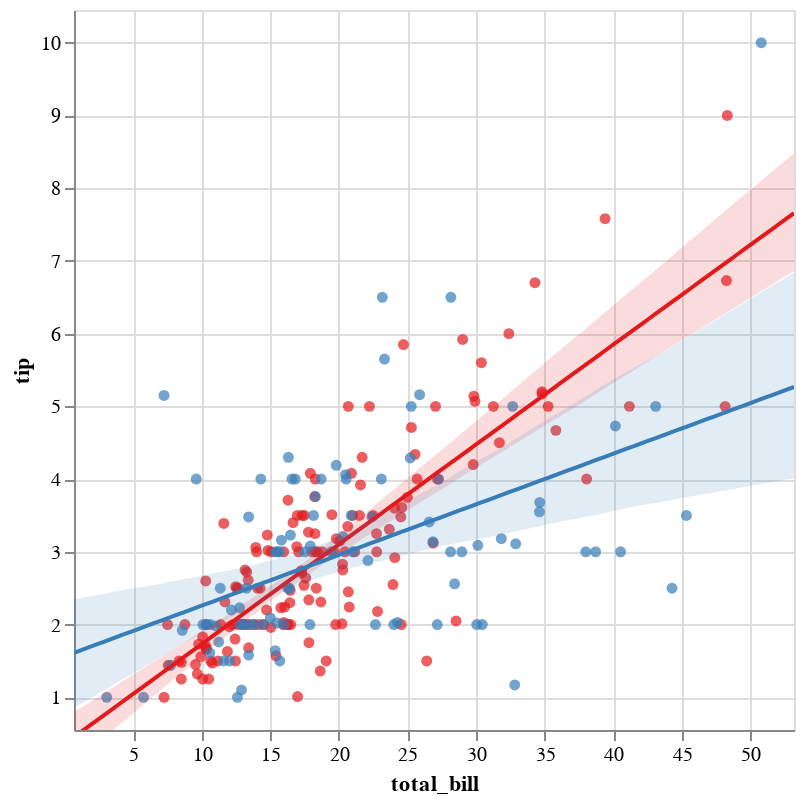

Here is the notebook cell this chart was saved with:
### Code cell
display(salt.lmplot(x="total_bill", y="tip", hue="smoker", data=tips, palette="Set1"))
g = sns.lmplot(x="total_bill", y="tip", hue="smoker", data=tips, palette="Set1")

### Figure 1 — Vega-Lite specification as saved in the notebook (floating-point values rounded to 4 significant figures; data arrays with more than 128 entries replaced by an {"elided": "..."} marker saying what was removed)
{"$schema": "https://vega.github.io/schema/vega-lite/v2.4.1.json", "config": {"view": {"height": 300, "width": 400}}, "height": 360, "layer": [{"data": {"values": {"elided": "151 records"}}, "encoding": {"color": {"value": "rgba(228,26,28,1)"}, "x": {"axis": {"title": "total_bill"}, "field": "total_bill", "scale": {"domain": [0.683, 53.2], "nice": false}, "type": "quantitative"}, "y": {"axis": {"title": "tip"}, "field": "tip", "scale": {"domain": [0.55, 10.45], "nice": false}, "type": "quantitative"}}, "mark": {"clip": true, "filled": true, "type": "point"}}, {"data": {"values": [{"day": "Sat", "sex": "Male", "size": 4, "smoker": "Yes", "time": "Dinner", "tip": 3, "total_bill": 38.01}, {"day": "Sat", "sex": "Male", "size": 2, "smoker": "Yes", "time": "Dinner", "tip": 1.76, "total_bill": 11.24}, {"day": "Sat", "sex": "Male", "size": 2, "smoker": "Yes", "time": "Dinner", "tip": 3.21, "total_bill": 20.29}, {"day": "Sat", "sex": "Male", "size": 2, "smoker": "Yes", "time": "Dinner", "tip": 2, "total_bill": 13.81}, {"day": "Sat", "sex": "Male", "size": 2, "smoker": "Yes", "time": "Dinner", "tip": 1.98, "total_bill": 11.02}, {"day": "Sat", "sex": "Male", "size": 4, "smoker": "Yes", "time": "Dinner", "tip": 3.76, "total_bill": 18.29}, {"day": "Sat", "sex": "Female", "size": 1, "smoker": "Yes", "time": "Dinner", "tip": 1, "total_bill": 3.07}, {"day": "Sat", "sex": "Male", "size": 2, "smoker": "Yes", "time": "Dinner", "tip": 2.09, "total_bill": 15.01}, {"day": "Sat", "sex": "Female", "size": 2, "smoker": "Yes", "time": "Dinner", "tip": 3.14, "total_bill": 26.86}, {"day": "Sat", "sex": "Female", "size": 2, "smoker": "Yes", "time": "Dinner", "tip": 5, "total_bill": 25.28}, {"day": "Sat", "sex": "Male", "size": 2, "smoker": "Yes", "time": "Dinner", "tip": 3.08, "total_bill": 17.92}, {"day": "Thur", "sex": "Male", "size": 2, "smoker": "Yes", "time": "Lunch", "tip": 3, "total_bill": 19.44}, {"day": "Thur", "sex": "Male", "size": 2, "smoker": "Yes", "time": "Lunch", "tip": 5, "total_bill": 32.68}, {"day": "Fri", "sex": "Male", "size": 2, "smoker": "Yes", "time": "Dinner", "tip": 3, "total_bill": 28.97}, {"day": "Fri", "sex": "Female", "size": 2, "smoker": "Yes", "time": "Dinner", "tip": 1, "total_bill": 5.75}, {"day": "Fri", "sex": "Female", "size": 2, "smoker": "Yes", "time": "Dinner", "tip": 4.3, "total_bill": 16.32}, {"day": "Fri", "sex": "Male", "size": 4, "smoker": "Yes", "time": "Dinner", "tip": 4.73, "total_bill": 40.17}, {"day": "Fri", "sex": "Male", "size": 2, "smoker": "Yes", "time": "Dinner", "tip": 4, "total_bill": 27.28}, {"day": "Fri", "sex": "Male", "size": 2, "smoker": "Yes", "time": "Dinner", "tip": 1.5, "total_bill": 12.03}, {"day": "Fri", "sex": "Male", "size": 2, "smoker": "Yes", "time": "Dinner", "tip": 3, "total_bill": 21.01}, {"day": "Fri", "sex": "Female", "size": 2, "smoker": "Yes", "time": "Dinner", "tip": 2.5, "total_bill": 11.35}, {"day": "Fri", "sex": "Female", "size": 2, "smoker": "Yes", "time": "Dinner", "tip": 3, "total_bill": 15.38}, {"day": "Sat", "sex": "Female", "size": 3, "smoker": "Yes", "time": "Dinner", "tip": 2.5, "total_bill": 44.3}, {"day": "Sat", "sex": "Female", "size": 2, "smoker": "Yes", "time": "Dinner", "tip": 3.48, "total_bill": 22.42}, {"day": "Sat", "sex": "Male", "size": 2, "smoker": "Yes", "time": "Dinner", "tip": 1.64, "total_bill": 15.36}, {"day": "Sat", "sex": "Male", "size": 2, "smoker": "Yes", "time": "Dinner", "tip": 4.06, "total_bill": 20.49}, {"day": "Sat", "sex": "Male", "size": 2, "smoker": "Yes", "time": "Dinner", "tip": 4.29, "total_bill": 25.21}, {"day": "Sat", "sex": "Female", "size": 2, "smoker": "Yes", "time": "Dinner", "tip": 4, "total_bill": 14.31}, {"day": "Thur", "sex": "Male", "size": 2, "smoker": "Yes", "time": "Lunch", "tip": 2, "total_bill": 16}, {"day": "Sun", "sex": "Female", "size": 2, "smoker": "Yes", "time": "Dinner", "tip": 3, "total_bill": 17.51}, {"day": "Sat", "sex": "Female", "size": 2, "smoker": "Yes", "time": "Dinner", "tip": 1.61, "total_bill": 10.59}, {"day": "Sat", "sex": "Female", "size": 2, "smoker": "Yes", "time": "Dinner", "tip": 2, "total_bill": 10.63}, {"day": "Sat", "sex": "Male", "size": 3, "smoker": "Yes", "time": "Dinner", "tip": 10, "total_bill": 50.81}, {"day": "Sat", "sex": "Male", "size": 2, "smoker": "Yes", "time": "Dinner", "tip": 3.16, "total_bill": 15.81}, {"day": "Sun", "sex": "Male", "size": 2, "smoker": "Yes", "time": "Dinner", "tip": 5.15, "total_bill": 7.25}, {"day": "Sun", "sex": "Male", "size": 2, "smoker": "Yes", "time": "Dinner", "tip": 3.18, "total_bill": 31.85}, {"day": "Sun", "sex": "Male", "size": 2, "smoker": "Yes", "time": "Dinner", "tip": 4, "total_bill": 16.82}, {"day": "Sun", "sex": "Male", "size": 2, "smoker": "Yes", "time": "Dinner", "tip": 3.11, "total_bill": 32.9}, {"day": "Sun", "sex": "Male", "size": 2, "smoker": "Yes", "time": "Dinner", "tip": 2, "total_bill": 17.89}, {"day": "Sun", "sex": "Male", "size": 2, "smoker": "Yes", "time": "Dinner", "tip": 2, "total_bill": 14.48}, {"day": "Sun", "sex": "Female", "size": 2, "smoker": "Yes", "time": "Dinner", "tip": 4, "total_bill": 9.6}, {"day": "Sun", "sex": "Male", "size": 2, "smoker": "Yes", "time": "Dinner", "tip": 3.55, "total_bill": 34.63}, {"day": "Sun", "sex": "Male", "size": 4, "smoker": "Yes", "time": "Dinner", "tip": 3.68, "total_bill": 34.65}, {"day": "Sun", "sex": "Male", "size": 2, "smoker": "Yes", "time": "Dinner", "tip": 5.65, "total_bill": 23.33}, {"day": "Sun", "sex": "Male", "size": 3, "smoker": "Yes", "time": "Dinner", "tip": 3.5, "total_bill": 45.35}, {"day": "Sun", "sex": "Male", "size": 4, "smoker": "Yes", "time": "Dinner", "tip": 6.5, "total_bill": 23.17}, {"day": "Sun", "sex": "Male", "size": 2, "smoker": "Yes", "time": "Dinner", "tip": 3, "total_bill": 40.55}, {"day": "Sun", "sex": "Female", "size": 3, "smoker": "Yes", "time": "Dinner", "tip": 3.5, "total_bill": 20.9}, {"day": "Sun", "sex": "Male", "size": 5, "smoker": "Yes", "time": "Dinner", "tip": 2, "total_bill": 30.46}, {"day": "Sun", "sex": "Female", "size": 3, "smoker": "Yes", "time": "Dinner", "tip": 3.5, "total_bill": 18.15}, {"day": "Sun", "sex": "Male", "size": 3, "smoker": "Yes", "time": "Dinner", "tip": 4, "total_bill": 23.1}, {"day": "Sun", "sex": "Male", "size": 2, "smoker": "Yes", "time": "Dinner", "tip": 1.5, "total_bill": 15.69}, {"day": "Thur", "sex": "Female", "size": 2, "smoker": "Yes", "time": "Lunch", "tip": 4.19, "total_bill": 19.81}, {"day": "Thur", "sex": "Male", "size": 2, "smoker": "Yes", "time": "Lunch", "tip": 2.56, "total_bill": 28.44}, {"day": "Thur", "sex": "Male", "size": 2, "smoker": "Yes", "time": "Lunch", "tip": 2.02, "total_bill": 15.48}, {"day": "Thur", "sex": "Male", "size": 2, "smoker": "Yes", "time": "Lunch", "tip": 4, "total_bill": 16.58}, {"day": "Thur", "sex": "Male", "size": 2, "smoker": "Yes", "time": "Lunch", "tip": 2, "total_bill": 10.34}, {"day": "Thur", "sex": "Female", "size": 4, "smoker": "Yes", "time": "Lunch", "tip": 5, "total_bill": 43.11}, {"day": "Thur", "sex": "Female", "size": 2, "smoker": "Yes", "time": "Lunch", "tip": 2, "total_bill": 13}, {"day": "Thur", "sex": "Male", "size": 2, "smoker": "Yes", "time": "Lunch", "tip": 2, "total_bill": 13.51}, {"day": "Thur", "sex": "Male", "size": 3, "smoker": "Yes", "time": "Lunch", "tip": 4, "total_bill": 18.71}, {"day": "Thur", "sex": "Female", "size": 2, "smoker": "Yes", "time": "Lunch", "tip": 2.01, "total_bill": 12.74}, {"day": "Thur", "sex": "Female", "size": 2, "smoker": "Yes", "time": "Lunch", "tip": 2, "total_bill": 13}, {"day": "Thur", "sex": "Female", "size": 2, "smoker": "Yes", "time": "Lunch", "tip": 2.5, "total_bill": 16.4}, {"day": "Thur", "sex": "Male", "size": 4, "smoker": "Yes", "time": "Lunch", "tip": 4, "total_bill": 20.53}, {"day": "Thur", "sex": "Female", "size": 3, "smoker": "Yes", "time": "Lunch", "tip": 3.23, "total_bill": 16.47}, {"day": "Sat", "sex": "Male", "size": 3, "smoker": "Yes", "time": "Dinner", "tip": 3.41, "total_bill": 26.59}, {"day": "Sat", "sex": "Male", "size": 4, "smoker": "Yes", "time": "Dinner", "tip": 3, "total_bill": 38.73}, {"day": "Sat", "sex": "Male", "size": 2, "smoker": "Yes", "time": "Dinner", "tip": 2.03, "total_bill": 24.27}, {"day": "Sat", "sex": "Female", "size": 2, "smoker": "Yes", "time": "Dinner", "tip": 2.23, "total_bill": 12.76}, {"day": "Sat", "sex": "Male", "size": 3, "smoker": "Yes", "time": "Dinner", "tip": 2, "total_bill": 30.06}, {"day": "Sat", "sex": "Male", "size": 4, "smoker": "Yes", "time": "Dinner", "tip": 5.16, "total_bill": 25.89}, {"day": "Sat", "sex": "Female", "size": 2, "smoker": "Yes", "time": "Dinner", "tip": 2.5, "total_bill": 13.27}, {"day": "Sat", "sex": "Female", "size": 3, "smoker": "Yes", "time": "Dinner", "tip": 6.5, "total_bill": 28.17}, {"day": "Sat", "sex": "Female", "size": 2, "smoker": "Yes", "time": "Dinner", "tip": 1.1, "total_bill": 12.9}, {"day": "Sat", "sex": "Male", "size": 5, "smoker": "Yes", "time": "Dinner", "tip": 3, "total_bill": 28.15}, {"day": "Sat", "sex": "Male", "size": 2, "smoker": "Yes", "time": "Dinner", "tip": 1.5, "total_bill": 11.59}, {"day": "Sat", "sex": "Male", "size": 2, "smoker": "Yes", "time": "Dinner", "tip": 1.44, "total_bill": 7.74}, {"day": "Sat", "sex": "Female", "size": 4, "smoker": "Yes", "time": "Dinner", "tip": 3.09, "total_bill": 30.14}, {"day": "Fri", "sex": "Male", "size": 2, "smoker": "Yes", "time": "Lunch", "tip": 2.2, "total_bill": 12.16}, {"day": "Fri", "sex": "Female", "size": 2, "smoker": "Yes", "time": "Lunch", "tip": 3.48, "total_bill": 13.42}, {"day": "Fri", "sex": "Male", "size": 1, "smoker": "Yes", "time": "Lunch", "tip": 1.92, "total_bill": 8.58}, {"day": "Fri", "sex": "Male", "size": 2, "smoker": "Yes", "time": "Lunch", "tip": 1.58, "total_bill": 13.42}, {"day": "Fri", "sex": "Female", "size": 2, "smoker": "Yes", "time": "Lunch", "tip": 2.5, "total_bill": 16.27}, {"day": "Fri", "sex": "Female", "size": 2, "smoker": "Yes", "time": "Lunch", "tip": 2, "total_bill": 10.09}, {"day": "Sat", "sex": "Female", "size": 2, "smoker": "Yes", "time": "Dinner", "tip": 2.88, "total_bill": 22.12}, {"day": "Sat", "sex": "Male", "size": 4, "smoker": "Yes", "time": "Dinner", "tip": 2, "total_bill": 24.01}, {"day": "Sat", "sex": "Male", "size": 3, "smoker": "Yes", "time": "Dinner", "tip": 3, "total_bill": 15.69}, {"day": "Sat", "sex": "Male", "size": 2, "smoker": "Yes", "time": "Dinner", "tip": 3, "total_bill": 15.53}, {"day": "Sat", "sex": "Male", "size": 2, "smoker": "Yes", "time": "Dinner", "tip": 1, "total_bill": 12.6}, {"day": "Sat", "sex": "Male", "size": 2, "smoker": "Yes", "time": "Dinner", "tip": 1.17, "total_bill": 32.83}, {"day": "Sat", "sex": "Female", "size": 2, "smoker": "Yes", "time": "Dinner", "tip": 2, "total_bill": 27.18}, {"day": "Sat", "sex": "Male", "size": 2, "smoker": "Yes", "time": "Dinner", "tip": 2, "total_bill": 22.67}]}, "encoding": {"color": {"value": "rgba(55,126,184,1)"}, "x": {"axis": {"title": "total_bill"}, "field": "total_bill", "scale": {"domain": [0.683, 53.2], "nice": false}, "type": "quantitative"}, "y": {"axis": {"title": "tip"}, "field": "tip", "scale": {"domain": [0.55, 10.45], "nice": false}, "type": "quantitative"}}, "mark": {"clip": true, "filled": true, "type": "point"}}, {"data": {"values": [{"x": 0.683, "y": 0.4537}, {"x": 1.213, "y": 0.5265}, {"x": 1.744, "y": 0.5993}, {"x": 2.274, "y": 0.672}, {"x": 2.805, "y": 0.7448}, {"x": 3.335, "y": 0.8175}, {"x": 3.866, "y": 0.8903}, {"x": 4.396, "y": 0.963}, {"x": 4.927, "y": 1.036}, {"x": 5.457, "y": 1.109}, {"x": 5.987, "y": 1.181}, {"x": 6.518, "y": 1.254}, {"x": 7.048, "y": 1.327}, {"x": 7.579, "y": 1.4}, {"x": 8.109, "y": 1.472}, {"x": 8.64, "y": 1.545}, {"x": 9.17, "y": 1.618}, {"x": 9.701, "y": 1.691}, {"x": 10.23, "y": 1.763}, {"x": 10.76, "y": 1.836}, {"x": 11.29, "y": 1.909}, {"x": 11.82, "y": 1.982}, {"x": 12.35, "y": 2.054}, {"x": 12.88, "y": 2.127}, {"x": 13.41, "y": 2.2}, {"x": 13.94, "y": 2.273}, {"x": 14.47, "y": 2.345}, {"x": 15.01, "y": 2.418}, {"x": 15.54, "y": 2.491}, {"x": 16.07, "y": 2.564}, {"x": 16.6, "y": 2.636}, {"x": 17.13, "y": 2.709}, {"x": 17.66, "y": 2.782}, {"x": 18.19, "y": 2.855}, {"x": 18.72, "y": 2.927}, {"x": 19.25, "y": 3.0}, {"x": 19.78, "y": 3.073}, {"x": 20.31, "y": 3.146}, {"x": 20.84, "y": 3.218}, {"x": 21.37, "y": 3.291}, {"x": 21.9, "y": 3.364}, {"x": 22.43, "y": 3.437}, {"x": 22.96, "y": 3.509}, {"x": 23.49, "y": 3.582}, {"x": 24.02, "y": 3.655}, {"x": 24.55, "y": 3.728}, {"x": 25.08, "y": 3.8}, {"x": 25.61, "y": 3.873}, {"x": 26.14, "y": 3.946}, {"x": 26.67, "y": 4.019}, {"x": 27.21, "y": 4.091}, {"x": 27.74, "y": 4.164}, {"x": 28.27, "y": 4.237}, {"x": 28.8, "y": 4.31}, {"x": 29.33, "y": 4.382}, {"x": 29.86, "y": 4.455}, {"x": 30.39, "y": 4.528}, {"x": 30.92, "y": 4.601}, {"x": 31.45, "y": 4.673}, {"x": 31.98, "y": 4.746}, {"x": 32.51, "y": 4.819}, {"x": 33.04, "y": 4.892}, {"x": 33.57, "y": 4.964}, {"x": 34.1, "y": 5.037}, {"x": 34.63, "y": 5.11}, {"x": 35.16, "y": 5.183}, {"x": 35.69, "y": 5.255}, {"x": 36.22, "y": 5.328}, {"x": 36.75, "y": 5.401}, {"x": 37.28, "y": 5.474}, {"x": 37.81, "y": 5.546}, {"x": 38.34, "y": 5.619}, {"x": 38.88, "y": 5.692}, {"x": 39.41, "y": 5.765}, {"x": 39.94, "y": 5.838}, {"x": 40.47, "y": 5.91}, {"x": 41.0, "y": 5.983}, {"x": 41.53, "y": 6.056}, {"x": 42.06, "y": 6.129}, {"x": 42.59, "y": 6.201}, {"x": 43.12, "y": 6.274}, {"x": 43.65, "y": 6.347}, {"x": 44.18, "y": 6.42}, {"x": 44.71, "y": 6.492}, {"x": 45.24, "y": 6.565}, {"x": 45.77, "y": 6.638}, {"x": 46.3, "y": 6.711}, {"x": 46.83, "y": 6.783}, {"x": 47.36, "y": 6.856}, {"x": 47.89, "y": 6.929}, {"x": 48.42, "y": 7.002}, {"x": 48.95, "y": 7.074}, {"x": 49.48, "y": 7.147}, {"x": 50.01, "y": 7.22}, {"x": 50.54, "y": 7.293}, {"x": 51.08, "y": 7.365}, {"x": 51.61, "y": 7.438}, {"x": 52.14, "y": 7.511}, {"x": 52.67, "y": 7.584}, {"x": 53.2, "y": 7.656}]}, "encoding": {"color": {"value": "rgba(228,26,28,1)"}, "x": {"field": "x", "scale": {"domain": [0.683, 53.2], "nice": false}, "type": "quantitative"}, "y": {"field": "y", "scale": {"domain": [0.55, 10.45], "nice": false}, "type": "quantitative"}}, "mark": {"clip": true, "type": "line"}}, {"data": {"values": [{"x": 0.683, "y1": 0.09547, "y2": 0.7959}, {"x": 1.213, "y1": 0.1786, "y2": 0.8587}, {"x": 1.744, "y1": 0.2619, "y2": 0.9209}, {"x": 2.274, "y1": 0.3462, "y2": 0.9856}, {"x": 2.805, "y1": 0.4315, "y2": 1.05}, {"x": 3.335, "y1": 0.5174, "y2": 1.111}, {"x": 3.866, "y1": 0.6023, "y2": 1.176}, {"x": 4.396, "y1": 0.6837, "y2": 1.24}, {"x": 4.927, "y1": 0.768, "y2": 1.304}, {"x": 5.457, "y1": 0.8523, "y2": 1.364}, {"x": 5.987, "y1": 0.9367, "y2": 1.431}, {"x": 6.518, "y1": 1.021, "y2": 1.493}, {"x": 7.048, "y1": 1.106, "y2": 1.554}, {"x": 7.579, "y1": 1.19, "y2": 1.617}, {"x": 8.109, "y1": 1.273, "y2": 1.68}, {"x": 8.64, "y1": 1.351, "y2": 1.743}, {"x": 9.17, "y1": 1.434, "y2": 1.808}, {"x": 9.701, "y1": 1.519, "y2": 1.872}, {"x": 10.23, "y1": 1.6, "y2": 1.931}, {"x": 10.76, "y1": 1.683, "y2": 1.997}, {"x": 11.29, "y1": 1.768, "y2": 2.062}, {"x": 11.82, "y1": 1.845, "y2": 2.127}, {"x": 12.35, "y1": 1.927, "y2": 2.193}, {"x": 12.88, "y1": 2.004, "y2": 2.262}, {"x": 13.41, "y1": 2.086, "y2": 2.331}, {"x": 13.94, "y1": 2.16, "y2": 2.397}, {"x": 14.47, "y1": 2.237, "y2": 2.461}, {"x": 15.01, "y1": 2.314, "y2": 2.532}, {"x": 15.54, "y1": 2.388, "y2": 2.599}, {"x": 16.07, "y1": 2.46, "y2": 2.668}, {"x": 16.6, "y1": 2.529, "y2": 2.739}, {"x": 17.13, "y1": 2.6, "y2": 2.81}, {"x": 17.66, "y1": 2.67, "y2": 2.885}, {"x": 18.19, "y1": 2.738, "y2": 2.963}, {"x": 18.72, "y1": 2.808, "y2": 3.041}, {"x": 19.25, "y1": 2.876, "y2": 3.125}, {"x": 19.78, "y1": 2.942, "y2": 3.204}, {"x": 20.31, "y1": 3.006, "y2": 3.284}, {"x": 20.84, "y1": 3.071, "y2": 3.366}, {"x": 21.37, "y1": 3.135, "y2": 3.444}, {"x": 21.9, "y1": 3.2, "y2": 3.527}, {"x": 22.43, "y1": 3.264, "y2": 3.61}, {"x": 22.96, "y1": 3.325, "y2": 3.694}, {"x": 23.49, "y1": 3.389, "y2": 3.777}, {"x": 24.02, "y1": 3.453, "y2": 3.859}, {"x": 24.55, "y1": 3.515, "y2": 3.944}, {"x": 25.08, "y1": 3.578, "y2": 4.028}, {"x": 25.61, "y1": 3.642, "y2": 4.112}, {"x": 26.14, "y1": 3.704, "y2": 4.192}, {"x": 26.67, "y1": 3.765, "y2": 4.274}, {"x": 27.21, "y1": 3.827, "y2": 4.357}, {"x": 27.74, "y1": 3.89, "y2": 4.439}, {"x": 28.27, "y1": 3.953, "y2": 4.522}, {"x": 28.8, "y1": 4.015, "y2": 4.605}, {"x": 29.33, "y1": 4.077, "y2": 4.688}, {"x": 29.86, "y1": 4.139, "y2": 4.772}, {"x": 30.39, "y1": 4.199, "y2": 4.855}, {"x": 30.92, "y1": 4.26, "y2": 4.939}, {"x": 31.45, "y1": 4.322, "y2": 5.023}, {"x": 31.98, "y1": 4.383, "y2": 5.111}, {"x": 32.51, "y1": 4.445, "y2": 5.198}, {"x": 33.04, "y1": 4.505, "y2": 5.283}, {"x": 33.57, "y1": 4.566, "y2": 5.367}, {"x": 34.1, "y1": 4.628, "y2": 5.45}, {"x": 34.63, "y1": 4.69, "y2": 5.534}, {"x": 35.16, "y1": 4.753, "y2": 5.622}, {"x": 35.69, "y1": 4.812, "y2": 5.706}, {"x": 36.22, "y1": 4.873, "y2": 5.788}, {"x": 36.75, "y1": 4.934, "y2": 5.871}, {"x": 37.28, "y1": 4.995, "y2": 5.954}, {"x": 37.81, "y1": 5.058, "y2": 6.037}, {"x": 38.34, "y1": 5.122, "y2": 6.121}, {"x": 38.88, "y1": 5.186, "y2": 6.206}, {"x": 39.41, "y1": 5.249, "y2": 6.291}, {"x": 39.94, "y1": 5.312, "y2": 6.376}, {"x": 40.47, "y1": 5.374, "y2": 6.461}, {"x": 41.0, "y1": 5.436, "y2": 6.544}, {"x": 41.53, "y1": 5.498, "y2": 6.627}, {"x": 42.06, "y1": 5.561, "y2": 6.711}, {"x": 42.59, "y1": 5.624, "y2": 6.794}, {"x": 43.12, "y1": 5.687, "y2": 6.878}, {"x": 43.65, "y1": 5.75, "y2": 6.963}, {"x": 44.18, "y1": 5.811, "y2": 7.048}, {"x": 44.71, "y1": 5.872, "y2": 7.133}, {"x": 45.24, "y1": 5.933, "y2": 7.218}, {"x": 45.77, "y1": 5.994, "y2": 7.303}, {"x": 46.3, "y1": 6.055, "y2": 7.388}, {"x": 46.83, "y1": 6.117, "y2": 7.473}, {"x": 47.36, "y1": 6.179, "y2": 7.558}, {"x": 47.89, "y1": 6.241, "y2": 7.642}, {"x": 48.42, "y1": 6.303, "y2": 7.727}, {"x": 48.95, "y1": 6.366, "y2": 7.812}, {"x": 49.48, "y1": 6.429, "y2": 7.896}, {"x": 50.01, "y1": 6.492, "y2": 7.979}, {"x": 50.54, "y1": 6.553, "y2": 8.062}, {"x": 51.08, "y1": 6.614, "y2": 8.146}, {"x": 51.61, "y1": 6.675, "y2": 8.229}, {"x": 52.14, "y1": 6.737, "y2": 8.312}, {"x": 52.67, "y1": 6.799, "y2": 8.395}, {"x": 53.2, "y1": 6.861, "y2": 8.479}]}, "encoding": {"color": {"value": "rgba(228,26,28,1)"}, "opacity": {"value": 0.15}, "x": {"field": "x", "scale": {"domain": [0.683, 53.2], "nice": false}, "type": "quantitative"}, "y": {"field": "y1", "scale": {"domain": [0.55, 10.45], "nice": false}, "type": "quantitative"}, "y2": {"field": "y2", "type": "quantitative"}}, "mark": {"clip": true, "type": "area"}}, {"data": {"values": [{"x": 0.683, "y": 1.612}, {"x": 1.213, "y": 1.649}, {"x": 1.744, "y": 1.686}, {"x": 2.274, "y": 1.723}, {"x": 2.805, "y": 1.759}, {"x": 3.335, "y": 1.796}, {"x": 3.866, "y": 1.833}, {"x": 4.396, "y": 1.87}, {"x": 4.927, "y": 1.907}, {"x": 5.457, "y": 1.944}, {"x": 5.987, "y": 1.981}, {"x": 6.518, "y": 2.018}, {"x": 7.048, "y": 2.055}, {"x": 7.579, "y": 2.092}, {"x": 8.109, "y": 2.129}, {"x": 8.64, "y": 2.166}, {"x": 9.17, "y": 2.202}, {"x": 9.701, "y": 2.239}, {"x": 10.23, "y": 2.276}, {"x": 10.76, "y": 2.313}, {"x": 11.29, "y": 2.35}, {"x": 11.82, "y": 2.387}, {"x": 12.35, "y": 2.424}, {"x": 12.88, "y": 2.461}, {"x": 13.41, "y": 2.498}, {"x": 13.94, "y": 2.535}, {"x": 14.47, "y": 2.572}, {"x": 15.01, "y": 2.608}, {"x": 15.54, "y": 2.645}, {"x": 16.07, "y": 2.682}, {"x": 16.6, "y": 2.719}, {"x": 17.13, "y": 2.756}, {"x": 17.66, "y": 2.793}, {"x": 18.19, "y": 2.83}, {"x": 18.72, "y": 2.867}, {"x": 19.25, "y": 2.904}, {"x": 19.78, "y": 2.941}, {"x": 20.31, "y": 2.978}, {"x": 20.84, "y": 3.015}, {"x": 21.37, "y": 3.051}, {"x": 21.9, "y": 3.088}, {"x": 22.43, "y": 3.125}, {"x": 22.96, "y": 3.162}, {"x": 23.49, "y": 3.199}, {"x": 24.02, "y": 3.236}, {"x": 24.55, "y": 3.273}, {"x": 25.08, "y": 3.31}, {"x": 25.61, "y": 3.347}, {"x": 26.14, "y": 3.384}, {"x": 26.67, "y": 3.421}, {"x": 27.21, "y": 3.457}, {"x": 27.74, "y": 3.494}, {"x": 28.27, "y": 3.531}, {"x": 28.8, "y": 3.568}, {"x": 29.33, "y": 3.605}, {"x": 29.86, "y": 3.642}, {"x": 30.39, "y": 3.679}, {"x": 30.92, "y": 3.716}, {"x": 31.45, "y": 3.753}, {"x": 31.98, "y": 3.79}, {"x": 32.51, "y": 3.827}, {"x": 33.04, "y": 3.864}, {"x": 33.57, "y": 3.9}, {"x": 34.1, "y": 3.937}, {"x": 34.63, "y": 3.974}, {"x": 35.16, "y": 4.011}, {"x": 35.69, "y": 4.048}, {"x": 36.22, "y": 4.085}, {"x": 36.75, "y": 4.122}, {"x": 37.28, "y": 4.159}, {"x": 37.81, "y": 4.196}, {"x": 38.34, "y": 4.233}, {"x": 38.88, "y": 4.27}, {"x": 39.41, "y": 4.307}, {"x": 39.94, "y": 4.343}, {"x": 40.47, "y": 4.38}, {"x": 41.0, "y": 4.417}, {"x": 41.53, "y": 4.454}, {"x": 42.06, "y": 4.491}, {"x": 42.59, "y": 4.528}, {"x": 43.12, "y": 4.565}, {"x": 43.65, "y": 4.602}, {"x": 44.18, "y": 4.639}, {"x": 44.71, "y": 4.676}, {"x": 45.24, "y": 4.713}, {"x": 45.77, "y": 4.749}, {"x": 46.3, "y": 4.786}, {"x": 46.83, "y": 4.823}, {"x": 47.36, "y": 4.86}, {"x": 47.89, "y": 4.897}, {"x": 48.42, "y": 4.934}, {"x": 48.95, "y": 4.971}, {"x": 49.48, "y": 5.008}, {"x": 50.01, "y": 5.045}, {"x": 50.54, "y": 5.082}, {"x": 51.08, "y": 5.119}, {"x": 51.61, "y": 5.156}, {"x": 52.14, "y": 5.192}, {"x": 52.67, "y": 5.229}, {"x": 53.2, "y": 5.266}]}, "encoding": {"color": {"value": "rgba(55,126,184,1)"}, "x": {"field": "x", "scale": {"domain": [0.683, 53.2], "nice": false}, "type": "quantitative"}, "y": {"field": "y", "scale": {"domain": [0.55, 10.45], "nice": false}, "type": "quantitative"}}, "mark": {"clip": true, "type": "line"}}, {"data": {"values": [{"x": 0.683, "y1": 0.8564, "y2": 2.345}, {"x": 1.213, "y1": 0.9131, "y2": 2.364}, {"x": 1.744, "y1": 0.9699, "y2": 2.382}, {"x": 2.274, "y1": 1.028, "y2": 2.402}, {"x": 2.805, "y1": 1.088, "y2": 2.421}, {"x": 3.335, "y1": 1.149, "y2": 2.44}, {"x": 3.866, "y1": 1.21, "y2": 2.459}, {"x": 4.396, "y1": 1.264, "y2": 2.478}, {"x": 4.927, "y1": 1.321, "y2": 2.496}, {"x": 5.457, "y1": 1.379, "y2": 2.51}, {"x": 5.987, "y1": 1.437, "y2": 2.525}, {"x": 6.518, "y1": 1.5, "y2": 2.543}, {"x": 7.048, "y1": 1.558, "y2": 2.562}, {"x": 7.579, "y1": 1.62, "y2": 2.584}, {"x": 8.109, "y1": 1.684, "y2": 2.602}, {"x": 8.64, "y1": 1.743, "y2": 2.624}, {"x": 9.17, "y1": 1.794, "y2": 2.641}, {"x": 9.701, "y1": 1.845, "y2": 2.661}, {"x": 10.23, "y1": 1.905, "y2": 2.682}, {"x": 10.76, "y1": 1.96, "y2": 2.701}, {"x": 11.29, "y1": 2.012, "y2": 2.721}, {"x": 11.82, "y1": 2.065, "y2": 2.741}, {"x": 12.35, "y1": 2.117, "y2": 2.761}, {"x": 12.88, "y1": 2.174, "y2": 2.781}, {"x": 13.41, "y1": 2.231, "y2": 2.802}, {"x": 13.94, "y1": 2.282, "y2": 2.827}, {"x": 14.47, "y1": 2.325, "y2": 2.855}, {"x": 15.01, "y1": 2.372, "y2": 2.875}, {"x": 15.54, "y1": 2.421, "y2": 2.905}, {"x": 16.07, "y1": 2.467, "y2": 2.933}, {"x": 16.6, "y1": 2.503, "y2": 2.961}, {"x": 17.13, "y1": 2.542, "y2": 2.995}, {"x": 17.66, "y1": 2.587, "y2": 3.028}, {"x": 18.19, "y1": 2.618, "y2": 3.064}, {"x": 18.72, "y1": 2.65, "y2": 3.104}, {"x": 19.25, "y1": 2.684, "y2": 3.146}, {"x": 19.78, "y1": 2.715, "y2": 3.195}, {"x": 20.31, "y1": 2.748, "y2": 3.235}, {"x": 20.84, "y1": 2.771, "y2": 3.284}, {"x": 21.37, "y1": 2.805, "y2": 3.334}, {"x": 21.9, "y1": 2.826, "y2": 3.396}, {"x": 22.43, "y1": 2.847, "y2": 3.44}, {"x": 22.96, "y1": 2.867, "y2": 3.491}, {"x": 23.49, "y1": 2.894, "y2": 3.543}, {"x": 24.02, "y1": 2.918, "y2": 3.597}, {"x": 24.55, "y1": 2.941, "y2": 3.659}, {"x": 25.08, "y1": 2.968, "y2": 3.71}, {"x": 25.61, "y1": 2.995, "y2": 3.763}, {"x": 26.14, "y1": 3.018, "y2": 3.821}, {"x": 26.67, "y1": 3.038, "y2": 3.869}, {"x": 27.21, "y1": 3.064, "y2": 3.922}, {"x": 27.74, "y1": 3.092, "y2": 3.981}, {"x": 28.27, "y1": 3.106, "y2": 4.043}, {"x": 28.8, "y1": 3.131, "y2": 4.107}, {"x": 29.33, "y1": 3.15, "y2": 4.162}, {"x": 29.86, "y1": 3.167, "y2": 4.221}, {"x": 30.39, "y1": 3.183, "y2": 4.28}, {"x": 30.92, "y1": 3.2, "y2": 4.333}, {"x": 31.45, "y1": 3.225, "y2": 4.386}, {"x": 31.98, "y1": 3.247, "y2": 4.447}, {"x": 32.51, "y1": 3.264, "y2": 4.509}, {"x": 33.04, "y1": 3.285, "y2": 4.573}, {"x": 33.57, "y1": 3.307, "y2": 4.637}, {"x": 34.1, "y1": 3.33, "y2": 4.7}, {"x": 34.63, "y1": 3.352, "y2": 4.761}, {"x": 35.16, "y1": 3.374, "y2": 4.818}, {"x": 35.69, "y1": 3.397, "y2": 4.879}, {"x": 36.22, "y1": 3.419, "y2": 4.935}, {"x": 36.75, "y1": 3.438, "y2": 4.996}, {"x": 37.28, "y1": 3.455, "y2": 5.057}, {"x": 37.81, "y1": 3.474, "y2": 5.118}, {"x": 38.34, "y1": 3.492, "y2": 5.179}, {"x": 38.88, "y1": 3.511, "y2": 5.24}, {"x": 39.41, "y1": 3.534, "y2": 5.301}, {"x": 39.94, "y1": 3.557, "y2": 5.361}, {"x": 40.47, "y1": 3.579, "y2": 5.416}, {"x": 41.0, "y1": 3.602, "y2": 5.471}, {"x": 41.53, "y1": 3.622, "y2": 5.526}, {"x": 42.06, "y1": 3.64, "y2": 5.581}, {"x": 42.59, "y1": 3.657, "y2": 5.636}, {"x": 43.12, "y1": 3.675, "y2": 5.691}, {"x": 43.65, "y1": 3.693, "y2": 5.746}, {"x": 44.18, "y1": 3.711, "y2": 5.803}, {"x": 44.71, "y1": 3.728, "y2": 5.865}, {"x": 45.24, "y1": 3.746, "y2": 5.926}, {"x": 45.77, "y1": 3.764, "y2": 5.987}, {"x": 46.3, "y1": 3.782, "y2": 6.049}, {"x": 46.83, "y1": 3.8, "y2": 6.11}, {"x": 47.36, "y1": 3.817, "y2": 6.172}, {"x": 47.89, "y1": 3.835, "y2": 6.233}, {"x": 48.42, "y1": 3.853, "y2": 6.295}, {"x": 48.95, "y1": 3.871, "y2": 6.356}, {"x": 49.48, "y1": 3.889, "y2": 6.418}, {"x": 50.01, "y1": 3.906, "y2": 6.479}, {"x": 50.54, "y1": 3.924, "y2": 6.54}, {"x": 51.08, "y1": 3.942, "y2": 6.601}, {"x": 51.61, "y1": 3.96, "y2": 6.66}, {"x": 52.14, "y1": 3.977, "y2": 6.718}, {"x": 52.67, "y1": 3.995, "y2": 6.777}, {"x": 53.2, "y1": 4.013, "y2": 6.836}]}, "encoding": {"color": {"value": "rgba(55,126,184,1)"}, "opacity": {"value": 0.15}, "x": {"field": "x", "scale": {"domain": [0.683, 53.2], "nice": false}, "type": "quantitative"}, "y": {"field": "y1", "scale": {"domain": [0.55, 10.45], "nice": false}, "type": "quantitative"}, "y2": {"field": "y2", "type": "quantitative"}}, "mark": {"clip": true, "type": "area"}}], "title": "", "width": 360}
